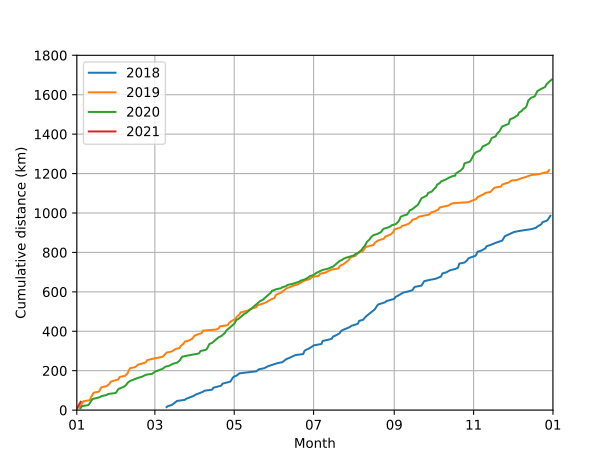

Write the Python code that produced this figure.
# cum_distance3.py ; draw graph of cumulative distance of each year
import pandas as pd
import matplotlib.pyplot as plt
import matplotlib.dates as mdates
import datetime

data = pd.read_csv('..\\data\\total_data.csv')
data = data[ data[data.columns[2]] == 'Run'] # 'Run' only

data[data.columns[1]] = pd.to_datetime(data[data.columns[1]]) # convert to datetime64[ns]
data = data.sort_values(data.columns[1])

year_min = data[data.columns[1]].min().year
year_max = data[data.columns[1]].max().year

def year_to_2020(x):
    return datetime.datetime(2020, x.month, x.day)

for y in range(year_min, year_max + 1):
    data_run = data[ data[data.columns[1]] >= str(y) + '-01-01']
    data_run = data_run[ data_run[data_run.columns[1]] < str(y+1) + '-01-01']
    plt.plot(
        data_run[ data_run.columns[1] ].map(year_to_2020),
        data_run[ data_run.columns[6] ].cumsum(),
        label=str(y)
    )

ymin = 0
ymax = 1800

plt.xlabel("Month")
plt.xlim(datetime.datetime(2020, 1, 1), datetime.datetime(2021, 1, 1))
plt.ylabel("Cumulative distance (km)")
plt.ylim(ymin, ymax)
plt.grid(True)
plt.legend(loc="upper left")

# http://hydro.iis.u-tokyo.ac.jp/~ikeuchi/it-memo/python/python-mpl.html
datefmt = mdates.DateFormatter('%m')
plt.gca().xaxis.set_major_formatter(datefmt)

plt.savefig("cum_distance3.svg")
